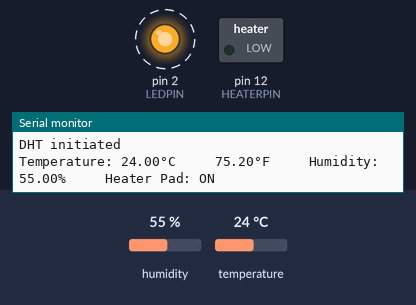
Simulated run of this sketch. Board: Arduino Uno, built for the host (arithmetic inside an expression is 32-bit, double 64-bit). On the bench: switched loads named in the sketch (green lamp = pin HIGH), output pins drawn as LEDs (lit = HIGH), the last lines printed to the serial monitor. Dashed ring = blinking. Inputs (shaded band) come from the test bench; at power-on: temperature 24 °C, humidity 55 %.

Above: at 2.9 s.
At 3.6 s:
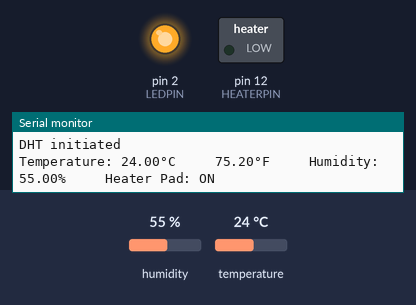
3.7 s: temperature set to 28 °C
At 6.7 s:
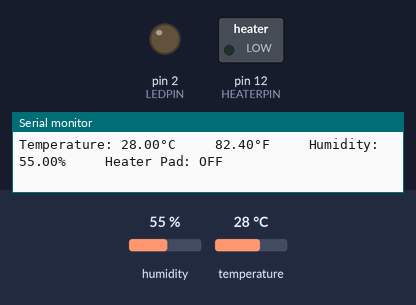
Timing chart, 0 to 15.4 s (numbered marks = the images above; inputs shaded):
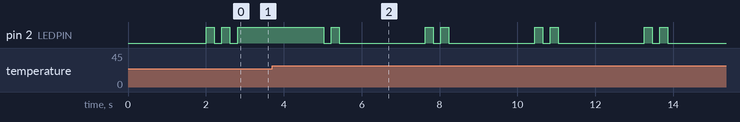

The sketch:

DHT22_trial.ino
```cpp
// (licence header left out)
// REQUIRES the following Arduino libraries:
// - DHT Sensor Library: https://github.com/adafruit/DHT-sensor-library
// - Adafruit Unified Sensor Lib: https://github.com/adafruit/Adafruit_Sensor

//#include <Adafruit_Sensor.h>
//#include <DHT.h>
//#include <DHT_U.h>

#include "DHTesp.h"

#define DHTPIN 4
// Digital pin connected to the DHT sensor
//#define DHTPIN 2     // Digital pin connected to the DHT sensor
// Feather HUZZAH ESP8266 note: use pins 3, 4, 5, 12, 13 or 14 --
// Pin 15 can work but DHT must be disconnected during program upload.

#define LEDPIN 2
#define HEATERPIN 12

// Uncomment the type of sensor in use:
//efine DHTTYPE    DHT11     // DHT 11
//efine DHTTYPE    DHT21     // DHT 21 (AM2301)
#define DHTTYPE    DHT22     // DHT 22 (AM2302)

// See guide for details on sensor wiring and usage:
//   https://learn.adafruit.com/dht/overview

// DHT_Unified dht(DHTPIN, DHTTYPE);

DHTesp dht;

uint32_t delayMS;
float ThresholdHigh = 21;
float ThresholdLow  = 20;
int   HeaterPad = LOW;

void setup() {
  Serial.begin(115200);

  // Initialize temperature sensor
  dht.setup(DHTPIN, DHTesp::DHT22);
  Serial.println("DHT initiated");

  delayMS=2000;

  // initialize digital pin LED_BUILTIN as an output.
  pinMode(LEDPIN, OUTPUT);

  // Initialize HeaterPad OFF
  pinMode(HEATERPIN,OUTPUT);
  digitalWrite(HEATERPIN,LOW);

  // Get temperature event and print its value.
  TempAndHumidity newValues = dht.getTempAndHumidity();
  ThresholdHigh = newValues.temperature + 2;
  ThresholdLow  = newValues.temperature + 1.9;

}

void loop() {

  // Delay between measurements.
  delay(delayMS);
  BlinkLedCode(LEDPIN,200,200);

  // Get temperature event and print its value.
  TempAndHumidity newValues = dht.getTempAndHumidity();

  // Check if any reads failed and exit early (to try again).
  if (dht.getStatus() != 0) {
    Serial.println("DHT11 error status: " + String(dht.getStatusString()));
    return;
  }

  if (newValues.temperature > ThresholdHigh)
  {
    // Turn OFF the heater pad
    HeaterPad = LOW;
  }

  if (newValues.temperature < ThresholdLow)
  {
    // Turn ON the heater pad
    HeaterPad = HIGH;
  }

  if (HeaterPad == LOW)
  {
    pinMode(HEATERPIN,OUTPUT);
    digitalWrite(HEATERPIN,LOW);
  }
  else
  {
    //digitalWrite(HEATERPIN,HIGH);
    //delay(10);
    pinMode(HEATERPIN,INPUT);
  }

  //LED
  digitalWrite(LEDPIN,HeaterPad);

  Serial.print(F("Temperature: "));
  Serial.print(newValues.temperature);
  Serial.print(F("°C     "));
  Serial.print((newValues.temperature*9)/5 + 32);
  Serial.print(F("°F"));

  Serial.print(F("     Humidity: "));
  Serial.print(newValues.humidity);
  Serial.print(F("%"));

  Serial.print(F("     Heater Pad: "));
  Serial.println(F(HeaterPad == HIGH)?"ON":"OFF");

}

void BlinkLedCode(int NumBlinks, int HighTimeMs, int LowTimeMs)
{
    for (int i = 0; i < NumBlinks; i++)
    {
        digitalWrite(LEDPIN, HIGH);   // turn the LED on (HIGH is the voltage level)
        delay(HighTimeMs);
        digitalWrite(LEDPIN, LOW);   // turn the LED on (HIGH is the voltage level)
        delay(LowTimeMs);
    }
}
```

Measured:
- by itself, pin 2 (LEDPIN): repeats every 2.8 s: HIGH 0.20 s, LOW 2.2 s, HIGH 0.20 s, LOW 0.20 s
